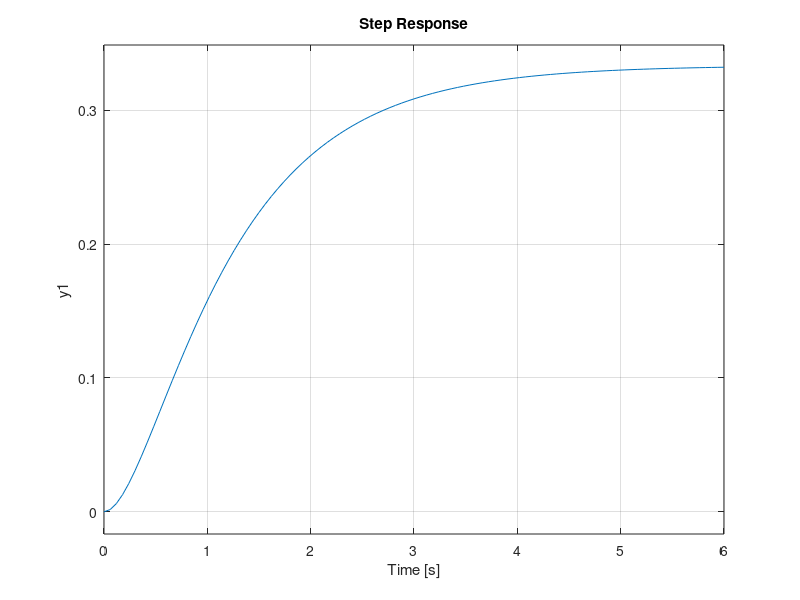

The MATLAB source for this figure: (Note: this script raises an error after producing the figure.)
s=tf('s'); 
G=tf(1,[1,4,3]); 
step(G); 
k=dcgain(G);
L=0.1; 
T=2-L; 
[Gc1,Kp1]=znichols(1,[k,L,T,10]); 
[Gc2,Kp2,Ti2]=nichols(2,[k,L,T,10]); 
[Gc3,Kp3,Ti3,Td3]=nichols(3,[k,L,T,10]);
G_c1=feedback(G*Gc1,1); 
G_c2=feedback(G*Gc2,1); 
G_c3=feedback(G*Gc3,1); 
step(G_c1,G_c2,G_c3);